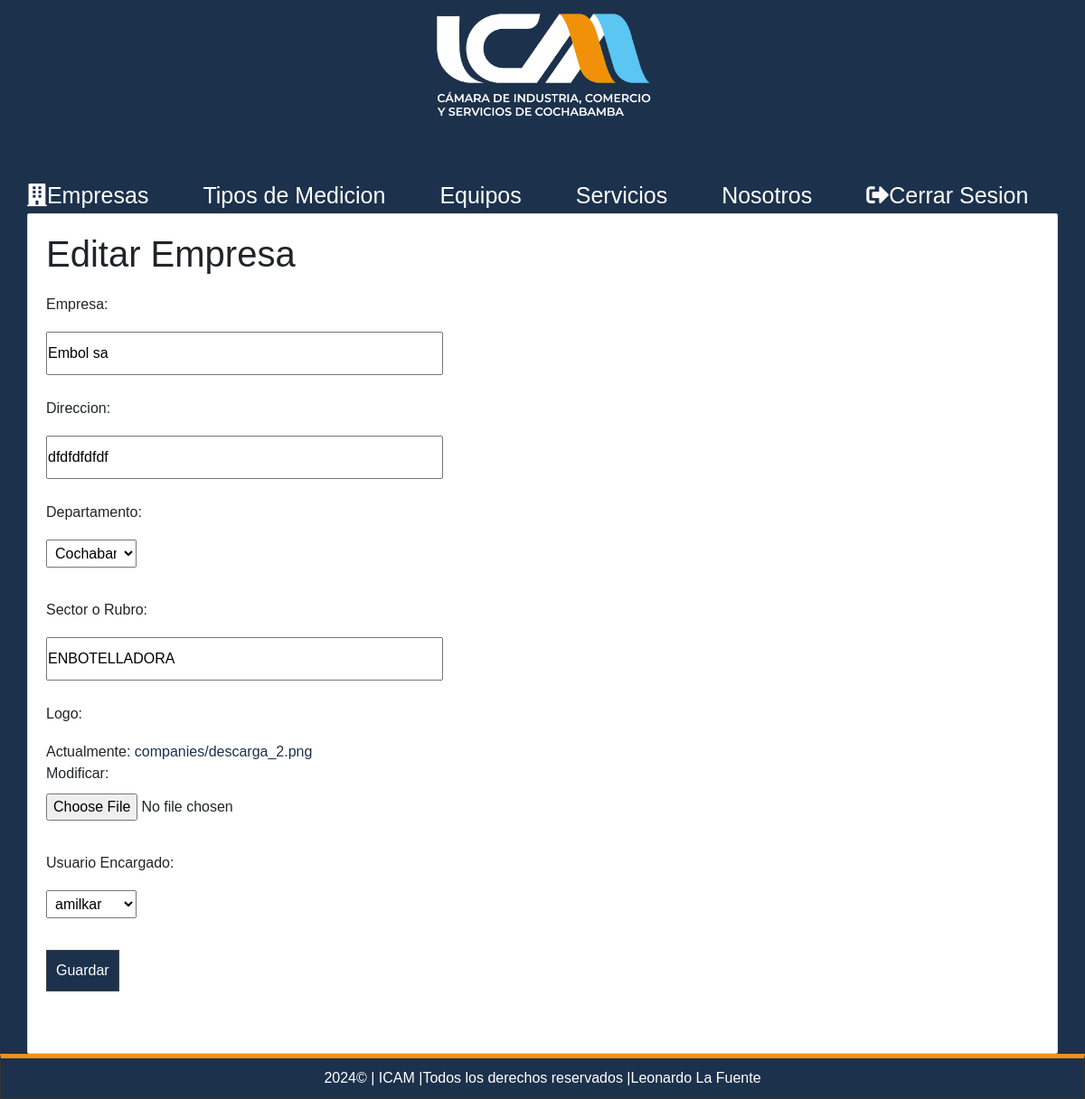
The page /editar-empresa/41/ (signed in) on the database as committed earlier.
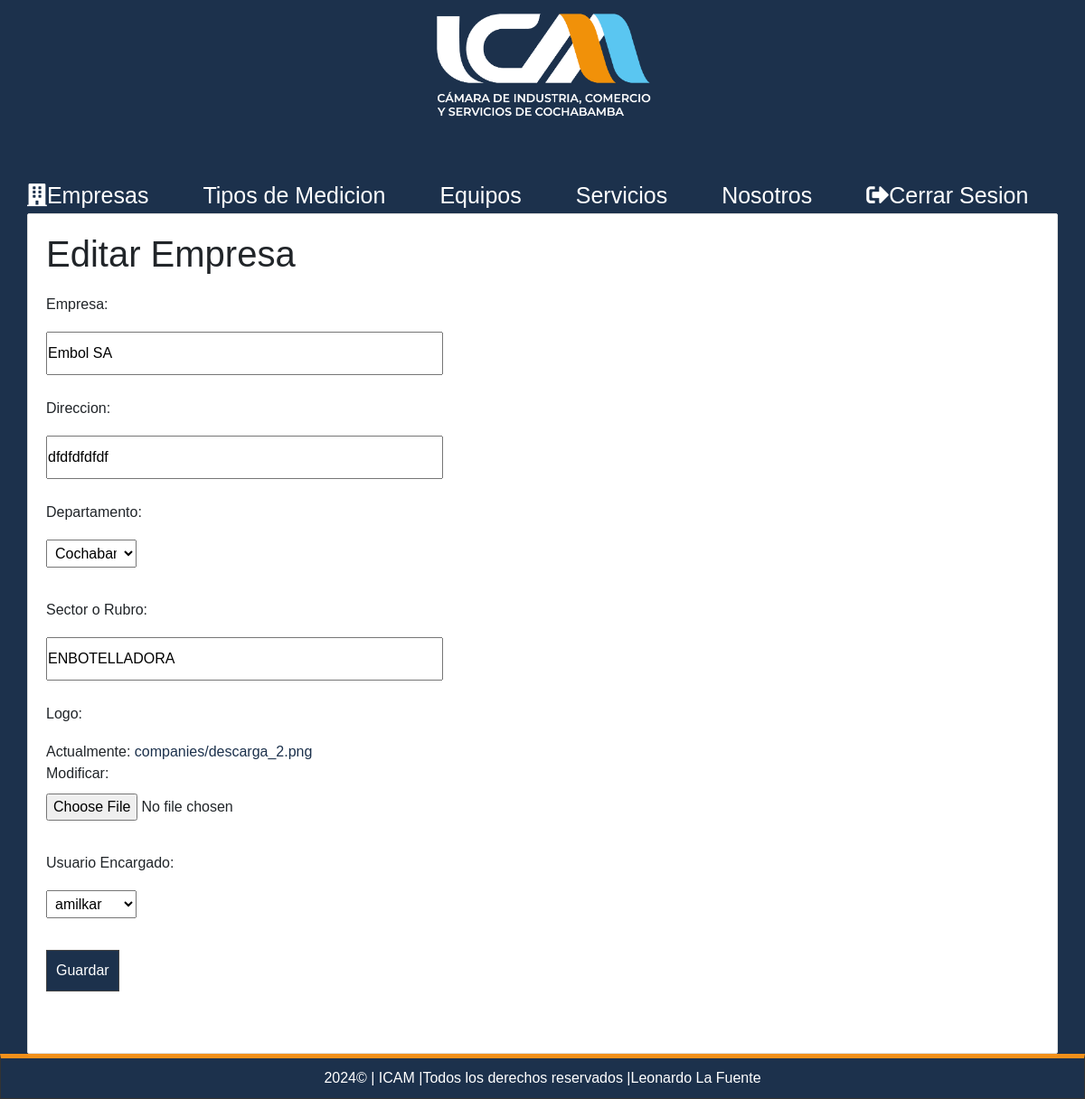
The same page on the database as committed later.
### record/models.py (models this page shows, shortened)
class Company(models.Model):
    name = models.CharField(max_length=200,verbose_name='Nombre')
    address = models.CharField(max_length=300,verbose_name='Direccion')
    department = models.CharField(max_length=200,verbose_name='Departamento',choices=DEPARTMENT_CHOICES)
    sector = models.CharField(max_length=200, verbose_name='Sector')
    image = models.ImageField(default='null',verbose_name="Imagen",upload_to="companies")
    created_at = models.DateTimeField(auto_now_add=True,verbose_name="Creado el")
    user = models.ForeignKey(User, on_delete=models.CASCADE)
    class Meta:
        verbose_name='Empresa'
        verbose_name_plural='Empresas'

### record/views.py (the view)
# urls.py: path('editar-empresa/<int:company_id>/', views.edit_company, name='edit_company'),
@login_required
def edit_company(request, company_id):
    company = get_object_or_404(Company, id=company_id)
    if request.method == 'POST':
        form = CompanyForm(request.POST, request.FILES, instance=company)
        if form.is_valid():
            form.save()
            messages.success(request, "Empresa editada con éxito")
            return redirect('index')
    else:
        form = CompanyForm(instance=company)
    return render(request, 'mainapp/edit_company.html', {'form': form})

### mainapp/forms.py
class CompanyForm(forms.ModelForm):
    class Meta:
        model = Company
        fields = '__all__'  # Todos los campos del modelo Company
        labels={
            'name':'Empresa:',
            'sector':'Sector o Rubro',
            'image':'Logo',
            'user':'Usuario Encargado'
        }

### pages/context_processors.py (called while the page is built)
def get_pages(request):
    pages = Page.objects.filter(visible=True).order_by('order').values_list('id','title','slug')
    return {
        'pages':pages
    }

### record/processor.py (called while the page is built)
def get_areas(request):
    if request.user.is_authenticated and 'selected_company_id' in request.session:
        try:
            company = Company.objects.get(id=request.session['selected_company_id'])
            areas = Area.objects.filter(company=company).values_list('id', 'name')
            return {
                'areas': areas,
                'selected_company_id': request.session['selected_company_id'],  # Agrega esta línea
            }
        except Company.DoesNotExist:
            return {
                'areas': [],
            }
    else:
        return {
            'areas': [],
        }

### mainapp/templates/mainapp/edit_company.html (shortened to what this page needs)
{% extends "layouts/layout.html" %}
{% block content %}
<h1>Editar Empresa</h1>
<form method="post" enctype="multipart/form-data">
    {{ form.as_p }}
    <button type="submit">Guardar</button>
</form>
{% endblock %}

Rows that differ between the two databases and show on the page:
changed Company "dfdfdfdfdf": name "Embol sa" → "Embol SA"
